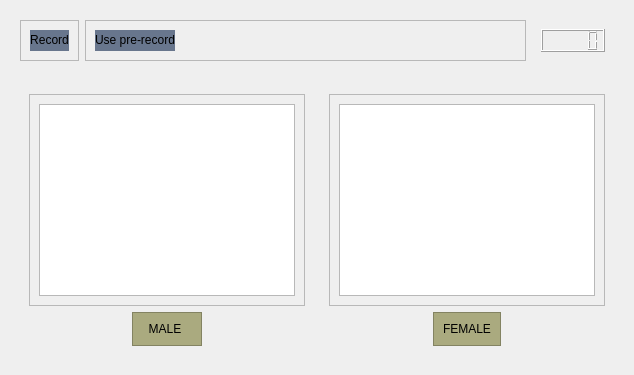
                <widget class="QWidget" name="Gender_page">
                 <layout class="QVBoxLayout" name="verticalLayout_19">
                  <item>
                   <widget class="QWidget" name="widget_11" native="true">
                    <layout class="QHBoxLayout" name="horizontalLayout_15">
                     <item>
                      <widget class="QFrame" name="frame_20">
                       <property name="frameShape">
                        <enum>QFrame::StyledPanel</enum>
                       </property>
                       <property name="frameShadow">
                        <enum>QFrame::Raised</enum>
                       </property>
                       <layout class="QHBoxLayout" name="horizontalLayout_16">
                        <item>
                         <widget class="QWidget" name="widget_15" native="true">
                          <property name="styleSheet">
                           <string notr="true">border-radius:15;
background-color: rgb(104, 118, 141);</string>
                          </property>
                          <layout class="QHBoxLayout" name="horizontalLayout_27">
                           <property name="leftMargin">
                            <number>0</number>
                           </property>
                           <property name="topMargin">
                            <number>0</number>
                           </property>
                           <property name="rightMargin">
                            <number>0</number>
                           </property>
                           <property name="bottomMargin">
                            <number>0</number>
                           </property>
                           <item>
                            <widget class="QPushButton" name="Rec_3_btn">
                             <property name="styleSheet">
                              <string notr="true">QPushButton:hover{
	
	background-color: rgb(22, 25, 29);
}</string>
                             </property>
                             <property name="text">
                              <string>Record</string>
                             </property>
                            </widget>
                           </item>
                          </layout>
                         </widget>
                        </item>
                       </layout>
                      </widget>
                     </item>
                     <item>
                      <widget class="QFrame" name="frame_21">
                       <property name="styleSheet">
                        <string notr="true"/>
                       </property>
                       <property name="frameShape">
                        <enum>QFrame::StyledPanel</enum>
                       </property>
                       <property name="frameShadow">
                        <enum>QFrame::Raised</enum>
                       </property>
                       <layout class="QHBoxLayout" name="horizontalLayout_17">
                        <item>
                         <widget class="QWidget" name="widget_16" native="true">
                          <property name="styleSheet">
                           <string notr="true">border-radius:15;
background-color: rgb(104, 118, 141);</string>
                          </property>
                          <layout class="QHBoxLayout" name="horizontalLayout_28">
                           <property name="leftMargin">
                            <number>0</number>
                           </property>
                           <property name="topMargin">
                            <number>0</number>
                           </property>
                           <property name="rightMargin">
                            <number>0</number>
                           </property>
                           <property name="bottomMargin">
                            <number>0</number>
                           </property>
                           <item>
                            <widget class="QPushButton" name="Rec_4_btn">
                             <property name="styleSheet">
                              <string notr="true">
QPushButton:hover{
	
	background-color: rgb(22, 25, 29);
}</string>
                             </property>
                             <property name="text">
                              <string>Use pre-record</string>
                             </property>
                            </widget>
                           </item>
                          </layout>
                         </widget>
                        </item>
                        <item>
                         <spacer name="horizontalSpacer_3">
                          <property name="orientation">
                           <enum>Qt::Horizontal</enum>
                          </property>
                          <property name="sizeHint" stdset="0">
                           <size>
                            <width>40</width>
                            <height>20</height>
                           </size>
                          </property>
                         </spacer>
                        </item>
                       </layout>
                      </widget>
                     </item>
                     <item>
                      <widget class="QWidget" name="widget_17" native="true">
                       <layout class="QHBoxLayout" name="horizontalLayout_29">
                        <item>
                         <widget class="QLCDNumber" name="Timer_time3">
                          <property name="segmentStyle">
                           <enum>QLCDNumber::Filled</enum>
                          </property>
                         </widget>
                        </item>
                       </layout>
                      </widget>
                     </item>
                    </layout>
                   </widget>
                  </item>
                  <item>
                   <widget class="QWidget" name="widget_12" native="true">
                    <layout class="QHBoxLayout" name="horizontalLayout_18">
                     <item>
                      <widget class="QWidget" name="widget_13" native="true">
                       <layout class="QVBoxLayout" name="verticalLayout_25">
                        <item>
                         <widget class="QFrame" name="frame_23">
                          <property name="styleSheet">
                           <string notr="true"/>
                          </property>
                          <property name="frameShape">
                           <enum>QFrame::StyledPanel</enum>
                          </property>
                          <property name="frameShadow">
                           <enum>QFrame::Raised</enum>
                          </property>
                          <layout class="QHBoxLayout" name="horizontalLayout_19">
                           <property name="leftMargin">
                            <number>0</number>
                           </property>
                           <property name="topMargin">
                            <number>0</number>
                           </property>
                           <property name="rightMargin">
                            <number>0</number>
                           </property>
                           <property name="bottomMargin">
                            <number>0</number>
                           </property>
                           <item>
                            <widget class="QWidget" name="widget_18" native="true">
                             <layout class="QHBoxLayout" name="horizontalLayout_30">
                              <item>
                               <widget class="QTextBrowser" name="textBrowser_4">
                                <property name="styleSheet">
                                 <string notr="true">border-image: url(:/newPrefix/3001785.png);</string>
                                </property>
                               </widget>
                              </item>
                             </layout>
                            </widget>
                           </item>
                          </layout>
                         </widget>
                        </item>
                        <item alignment="Qt::AlignHCenter">
                         <widget class="QFrame" name="Male_frame">
                          <property name="enabled">
                           <bool>true</bool>
                          </property>
                          <property name="styleSheet">
                           <string notr="true">color: rgb(0, 0, 0);
background-color: rgb(170, 170, 127);</string>
                          </property>
                          <property name="frameShape">
                           <enum>QFrame::StyledPanel</enum>
                          </property>
                          <property name="frameShadow">
                           <enum>QFrame::Raised</enum>
                          </property>
                          <layout class="QHBoxLayout" name="horizontalLayout_21">
                           <item>
                            <widget class="QLabel" name="Male_lb">
                             <property name="enabled">
                              <bool>true</bool>
                             </property>
                             <property name="styleSheet">
                              <string notr="true"/>
                             </property>
                             <property name="text">
                              <string>  MALE   </string>
                             </property>
                            </widget>
                           </item>
                          </layout>
                         </widget>
                        </item>
                       </layout>
                      </widget>
                     </item>
                     <item>
                      <widget class="QWidget" name="widget_14" native="true">
                       <layout class="QVBoxLayout" name="verticalLayout_26">
                        <property name="leftMargin">
                         <number>9</number>
                        </property>
                        <property name="topMargin">
                         <number>9</number>
                        </property>
                        <property name="rightMargin">
                         <number>9</number>
                        </property>
                        <property name="bottomMargin">
                         <number>9</number>
                        </property>
                        <item>
                         <widget class="QFrame" name="frame_24">
                          <property name="frameShape">
                           <enum>QFrame::StyledPanel</enum>
                          </property>
                          <property name="frameShadow">
                           <enum>QFrame::Raised</enum>
                          </property>
                          <layout class="QHBoxLayout" name="horizontalLayout_20">
                           <property name="leftMargin">
                            <number>0</number>
                           </property>
                           <property name="topMargin">
                            <number>0</number>
                           </property>
                           <property name="rightMargin">
                            <number>0</number>
                           </property>
                           <property name="bottomMargin">
                            <number>0</number>
                           </property>
                           <item>
                            <widget class="QWidget" name="widget_19" native="true">
                             <layout class="QHBoxLayout" name="horizontalLayout_31">
                              <item>
                               <widget class="QTextBrowser" name="textBrowser_5">
                                <property name="styleSheet">
                                 <string notr="true">border-image: url(:/newPrefix/3001801.png);</string>
                                </property>
                                <property name="sizeAdjustPolicy">
                                 <enum>QAbstractScrollArea::AdjustIgnored</enum>
                                </property>
                                <property name="lineWrapMode">
                                 <enum>QTextEdit::WidgetWidth</enum>
                                </property>
                               </widget>
                              </item>
                             </layout>
                            </widget>
                           </item>
                          </layout>
                         </widget>
                        </item>
                        <item alignment="Qt::AlignHCenter">
                         <widget class="QFrame" name="Female_frame">
                          <property name="enabled">
                           <bool>true</bool>
                          </property>
                          <property name="styleSheet">
                           <string notr="true">background-color: rgb(170, 170, 127);
color: rgb(0, 0, 0);</string>
                          </property>
                          <property name="frameShape">
                           <enum>QFrame::StyledPanel</enum>
                          </property>
                          <property name="frameShadow">
                           <enum>QFrame::Raised</enum>
                          </property>
                          <layout class="QHBoxLayout" name="horizontalLayout_22">
                           <item>
                            <widget class="QLabel" name="Female_lb">
                             <property name="enabled">
                              <bool>true</bool>
                             </property>
                             <property name="focusPolicy">
                              <enum>Qt::NoFocus</enum>
                             </property>
                             <property name="styleSheet">
                              <string notr="true">text-align:right;</string>
                             </property>
                             <property name="text">
                              <string>FEMALE</string>
                             </property>
                            </widget>
                           </item>
                          </layout>
                         </widget>
                        </item>
                       </layout>
                      </widget>
                     </item>
                    </layout>
                   </widget>
                  </item>
                 </layout>
                </widget>
